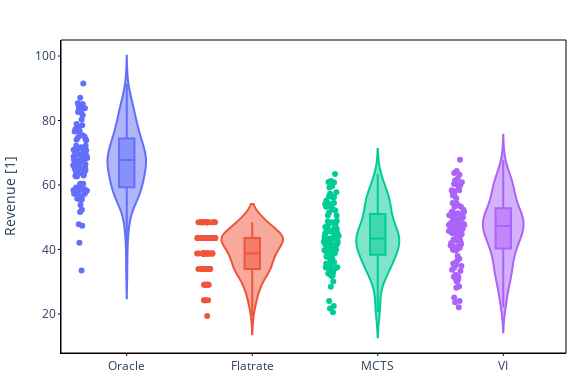

The notebook cell saved with this chart:
### Markdown cell above
## Violin plot - revenue distribution for each method

### Code cell
df_box = df[df.expected_res==12]
# sort by runner
df_box = df_box.sort_values("runner")
fig = px.violin(df_box, x="runner", y="r", box=True, points="all", color="runner")
# fig.update_traces(meanline_visible=True, width=0.7)
fig.update_layout(
    xaxis_title=None,
    width=576,  # 6 inches * 96 pixels/inch
    height=384,  # 4 inches * 96 pixels/inch (or adjust based on your needs)
    showlegend=False,
    plot_bgcolor='rgba(0, 0, 0, 0)',  # Transparent background inside the plot
    paper_bgcolor='rgba(0, 0, 0, 0)',  # Transparent background outside the plot
    margin=dict(l=10, r=10, t=40, b=10),  # Adjust margins to make space for border
    xaxis=dict(
        showline=True,  # Show x-axis line
        linewidth=1,  # Set line width
        linecolor='black',  # Set line color
        # dash='dash',  # Make x-axis line dashed
        ticks='outside',  # Move ticks outside the plot
        ticklen=2,  # Length of the tick marks
        tickwidth=1,  # Width of the tick marks
        tickcolor='black',  # Color of the tick marks
    ),
    yaxis=dict(
        showline=True,  # Show y-axis line
        linewidth=1,  # Set line width
        linecolor='black',  # Set line color
        # dash='dash',  # Make y-axis line dashed
        ticks='outside',  # Move ticks outside the plot
        ticklen=2,  # Length of the tick marks
        tickwidth=1,  # Width of the tick marks
        tickcolor='black',  # Color of the tick marks
        title="Revenue [1]"
    ),
    # Optional: Add border around the entire plot area
    shapes=[dict(
        type='rect',
        x0=0, y0=0, x1=1, y1=1,
        xref='paper', yref='paper',
        line=dict(color='black', width=1)
    )]
)
fig.write_image(FIGROOT/"violin_revenue.pdf")
fig.show()

### Figure 1 — Plotly figure (JSON) as saved in the notebook; plotly's stock layout.template omitted (floating-point values rounded to 4 significant figures)
{"data": [{"alignmentgroup": "True", "box": {"visible": true}, "hovertemplate": "runner=%{x}<br>r=%{y}<extra></extra>", "legendgroup": "Oracle", "marker": {"color": "#636efa"}, "name": "Oracle", "offsetgroup": "Oracle", "orientation": "v", "points": "all", "scalegroup": "True", "showlegend": true, "x": ["Oracle", "Oracle", "Oracle", "Oracle", "Oracle", "Oracle", "Oracle", "Oracle", "Oracle", "Oracle", "Oracle", "Oracle", "Oracle", "Oracle", "Oracle", "Oracle", "Oracle", "Oracle", "Oracle", "Oracle", "Oracle", "Oracle", "Oracle", "Oracle", "Oracle", "Oracle", "Oracle", "Oracle", "Oracle", "Oracle", "Oracle", "Oracle", "Oracle", "Oracle", "Oracle", "Oracle", "Oracle", "Oracle", "Oracle", "Oracle", "Oracle", "Oracle", "Oracle", "Oracle", "Oracle", "Oracle", "Oracle", "Oracle", "Oracle", "Oracle", "Oracle", "Oracle", "Oracle", "Oracle", "Oracle", "Oracle", "Oracle", "Oracle", "Oracle", "Oracle", "Oracle", "Oracle", "Oracle", "Oracle", "Oracle", "Oracle", "Oracle", "Oracle", "Oracle", "Oracle", "Oracle", "Oracle", "Oracle", "Oracle", "Oracle", "Oracle", "Oracle", "Oracle", "Oracle", "Oracle", "Oracle", "Oracle", "Oracle", "Oracle", "Oracle", "Oracle", "Oracle", "Oracle", "Oracle", "Oracle", "Oracle", "Oracle", "Oracle", "Oracle", "Oracle", "Oracle", "Oracle", "Oracle", "Oracle", "Oracle"], "x0": " ", "xaxis": "x", "y": [66.29, 65.28, 77.22, 72.14, 67.79, 58.47, 91.5, 64.38, 75.81, 55.8, 84.28, 70.94, 68.85, 62.62, 66.46, 63.0, 67.71, 68.73, 47.85, 51.6, 68.88, 57.27, 67.84, 74.71, 77.4, 66.14, 82.65, 83.79, 75.4, 85.11, 69.38, 77.13, 71.49, 78.53, 58.56, 59.13, 75.02, 74.18, 78.03, 63.96, 71.27, 65.02, 59.3, 84.28, 58.8, 70.61, 63.48, 33.49, 72.21, 56.94, 66.74, 64.48, 68.34, 85.37, 52.29, 58.37, 57.33, 53.76, 76.6, 82.47, 58.32, 65.16, 81.64, 55.6, 77.38, 58.66, 60.36, 58.18, 69.5, 80.35, 63.5, 42.12, 66.62, 64.16, 65.61, 47.34, 55.41, 69.99, 69.8, 76.84, 78.95, 71.7, 59.34, 57.28, 73.82, 62.74, 59.25, 70.05, 87.04, 62.96, 71.09, 69.4, 66.7, 67.73, 83.18, 74.01, 70.75, 60.36, 63.68, 56.1], "y0": " ", "yaxis": "y", "type": "violin"}, {"alignmentgroup": "True", "box": {"visible": true}, "hovertemplate": "runner=%{x}<br>r=%{y}<extra></extra>", "legendgroup": "Flatrate", "marker": {"color": "#EF553B"}, "name": "Flatrate", "offsetgroup": "Flatrate", "orientation": "v", "points": "all", "scalegroup": "True", "showlegend": true, "x": ["Flatrate", "Flatrate", "Flatrate", "Flatrate", "Flatrate", "Flatrate", "Flatrate", "Flatrate", "Flatrate", "Flatrate", "Flatrate", "Flatrate", "Flatrate", "Flatrate", "Flatrate", "Flatrate", "Flatrate", "Flatrate", "Flatrate", "Flatrate", "Flatrate", "Flatrate", "Flatrate", "Flatrate", "Flatrate", "Flatrate", "Flatrate", "Flatrate", "Flatrate", "Flatrate", "Flatrate", "Flatrate", "Flatrate", "Flatrate", "Flatrate", "Flatrate", "Flatrate", "Flatrate", "Flatrate", "Flatrate", "Flatrate", "Flatrate", "Flatrate", "Flatrate", "Flatrate", "Flatrate", "Flatrate", "Flatrate", "Flatrate", "Flatrate", "Flatrate", "Flatrate", "Flatrate", "Flatrate", "Flatrate", "Flatrate", "Flatrate", "Flatrate", "Flatrate", "Flatrate", "Flatrate", "Flatrate", "Flatrate", "Flatrate", "Flatrate", "Flatrate", "Flatrate", "Flatrate", "Flatrate", "Flatrate", "Flatrate", "Flatrate", "Flatrate", "Flatrate", "Flatrate", "Flatrate", "Flatrate", "Flatrate", "Flatrate", "Flatrate", "Flatrate", "Flatrate", "Flatrate", "Flatrate", "Flatrate", "Flatrate", "Flatrate", "Flatrate", "Flatrate", "Flatrate", "Flatrate", "Flatrate", "Flatrate", "Flatrate", "Flatrate", "Flatrate", "Flatrate", "Flatrate", "Flatrate", "Flatrate"], "x0": " ", "xaxis": "x", "y": [38.75, 24.22, 33.91, 43.6, 43.6, 43.6, 38.75, 48.44, 38.75, 43.6, 29.06, 48.44, 43.6, 33.91, 43.6, 43.6, 33.91, 43.6, 43.6, 29.06, 33.91, 43.6, 29.06, 43.6, 48.44, 19.38, 33.91, 29.06, 48.44, 48.44, 43.6, 48.44, 43.6, 43.6, 38.75, 43.6, 38.75, 38.75, 43.6, 43.6, 43.6, 29.06, 43.6, 43.6, 33.91, 48.44, 38.75, 43.6, 33.91, 43.6, 43.6, 33.91, 43.6, 38.75, 38.75, 48.44, 33.91, 24.22, 38.75, 29.06, 43.6, 48.44, 33.91, 33.91, 43.6, 33.91, 43.6, 33.91, 38.75, 38.75, 48.44, 43.6, 43.6, 33.91, 33.91, 38.75, 29.06, 38.75, 29.06, 43.6, 38.75, 43.6, 43.6, 38.75, 24.22, 33.91, 48.44, 38.75, 24.22, 48.44, 38.75, 43.6, 38.75, 38.75, 43.6, 48.44, 33.91, 48.44, 33.91, 38.75], "y0": " ", "yaxis": "y", "type": "violin"}, {"alignmentgroup": "True", "box": {"visible": true}, "hovertemplate": "runner=%{x}<br>r=%{y}<extra></extra>", "legendgroup": "MCTS", "marker": {"color": "#00cc96"}, "name": "MCTS", "offsetgroup": "MCTS", "orientation": "v", "points": "all", "scalegroup": "True", "showlegend": true, "x": ["MCTS", "MCTS", "MCTS", "MCTS", "MCTS", "MCTS", "MCTS", "MCTS", "MCTS", "MCTS", "MCTS", "MCTS", "MCTS", "MCTS", "MCTS", "MCTS", "MCTS", "MCTS", "MCTS", "MCTS", "MCTS", "MCTS", "MCTS", "MCTS", "MCTS", "MCTS", "MCTS", "MCTS", "MCTS", "MCTS", "MCTS", "MCTS", "MCTS", "MCTS", "MCTS", "MCTS", "MCTS", "MCTS", "MCTS", "MCTS", "MCTS", "MCTS", "MCTS", "MCTS", "MCTS", "MCTS", "MCTS", "MCTS", "MCTS", "MCTS", "MCTS", "MCTS", "MCTS", "MCTS", "MCTS", "MCTS", "MCTS", "MCTS", "MCTS", "MCTS", "MCTS", "MCTS", "MCTS", "MCTS", "MCTS", "MCTS", "MCTS", "MCTS", "MCTS", "MCTS", "MCTS", "MCTS", "MCTS", "MCTS", "MCTS", "MCTS", "MCTS", "MCTS", "MCTS", "MCTS", "MCTS", "MCTS", "MCTS", "MCTS", "MCTS", "MCTS", "MCTS", "MCTS", "MCTS", "MCTS", "MCTS", "MCTS", "MCTS", "MCTS", "MCTS", "MCTS", "MCTS", "MCTS", "MCTS", "MCTS"], "x0": " ", "xaxis": "x", "y": [54.02, 59.22, 41.23, 39.77, 39.99, 47.22, 48.65, 43.95, 45.75, 34.43, 45.73, 28.48, 31.92, 46.05, 35.78, 32.91, 48.44, 52.12, 46.48, 43.52, 48.49, 42.38, 35.62, 21.67, 63.39, 40.02, 30.11, 50.52, 57.31, 44.95, 42.38, 38.89, 41.62, 53.34, 38.19, 55.16, 42.38, 34.48, 50.54, 34.83, 43.36, 38.53, 37.2, 48.88, 42.87, 32.56, 43.74, 47.84, 42.57, 44.66, 45.57, 53.21, 40.28, 57.73, 37.78, 56.02, 43.37, 42.06, 45.32, 46.49, 36.03, 37.29, 32.15, 60.91, 39.74, 54.09, 54.03, 59.62, 53.28, 56.53, 60.79, 20.53, 38.97, 41.98, 46.09, 44.89, 43.0, 22.46, 39.89, 51.48, 35.62, 24.05, 44.15, 52.47, 34.46, 48.31, 41.39, 56.41, 41.31, 33.89, 54.34, 31.77, 54.42, 56.29, 46.98, 41.11, 61.27, 34.15, 54.0, 38.83], "y0": " ", "yaxis": "y", "type": "violin"}, {"alignmentgroup": "True", "box": {"visible": true}, "hovertemplate": "runner=%{x}<br>r=%{y}<extra></extra>", "legendgroup": "VI", "marker": {"color": "#ab63fa"}, "name": "VI", "offsetgroup": "VI", "orientation": "v", "points": "all", "scalegroup": "True", "showlegend": true, "x": ["VI", "VI", "VI", "VI", "VI", "VI", "VI", "VI", "VI", "VI", "VI", "VI", "VI", "VI", "VI", "VI", "VI", "VI", "VI", "VI", "VI", "VI", "VI", "VI", "VI", "VI", "VI", "VI", "VI", "VI", "VI", "VI", "VI", "VI", "VI", "VI", "VI", "VI", "VI", "VI", "VI", "VI", "VI", "VI", "VI", "VI", "VI", "VI", "VI", "VI", "VI", "VI", "VI", "VI", "VI", "VI", "VI", "VI", "VI", "VI", "VI", "VI", "VI", "VI", "VI", "VI", "VI", "VI", "VI", "VI", "VI", "VI", "VI", "VI", "VI", "VI", "VI", "VI", "VI", "VI", "VI", "VI", "VI", "VI", "VI", "VI", "VI", "VI", "VI", "VI", "VI", "VI", "VI", "VI", "VI", "VI", "VI", "VI", "VI", "VI"], "x0": " ", "xaxis": "x", "y": [60.08, 43.21, 49.48, 58.06, 47.62, 51.22, 49.98, 49.19, 45.59, 46.59, 39.72, 33.68, 46.09, 32.17, 33.32, 48.81, 59.91, 52.32, 45.46, 53.66, 30.77, 40.48, 31.57, 51.67, 50.96, 44.74, 60.27, 46.47, 45.1, 35.62, 41.24, 50.9, 42.13, 53.23, 47.96, 23.62, 35.62, 54.44, 39.93, 46.51, 41.61, 25.14, 53.22, 46.42, 30.0, 45.7, 43.25, 67.81, 54.36, 23.99, 42.69, 63.19, 40.84, 42.77, 47.62, 47.63, 48.0, 56.75, 58.36, 28.1, 45.5, 61.95, 51.56, 57.1, 61.36, 64.33, 58.06, 51.77, 60.81, 31.51, 34.84, 30.77, 44.54, 55.92, 40.52, 47.66, 50.03, 37.96, 22.11, 49.95, 47.25, 42.04, 35.22, 51.35, 40.1, 48.37, 58.84, 58.34, 49.59, 47.35, 63.72, 36.42, 40.86, 57.07, 60.39, 28.49, 50.67, 50.59, 34.3, 37.14], "y0": " ", "yaxis": "y", "type": "violin"}], "layout": {"xaxis": {"anchor": "y", "domain": [0.0, 1.0], "title": {}, "categoryorder": "array", "categoryarray": ["Oracle", "Flatrate", "MCTS", "VI"], "showline": true, "linewidth": 1, "linecolor": "black", "ticks": "outside", "ticklen": 2, "tickwidth": 1, "tickcolor": "black"}, "yaxis": {"anchor": "x", "domain": [0.0, 1.0], "title": {"text": "Revenue [1]"}, "showline": true, "linewidth": 1, "linecolor": "black", "ticks": "outside", "ticklen": 2, "tickwidth": 1, "tickcolor": "black"}, "legend": {"title": {"text": "runner"}, "tracegroupgap": 0}, "margin": {"t": 40, "l": 10, "r": 10, "b": 10}, "violinmode": "overlay", "width": 576, "height": 384, "showlegend": false, "plot_bgcolor": "rgba(0, 0, 0, 0)", "paper_bgcolor": "rgba(0, 0, 0, 0)", "shapes": [{"line": {"color": "black", "width": 1}, "type": "rect", "x0": 0, "x1": 1, "xref": "paper", "y0": 0, "y1": 1, "yref": "paper"}]}}
